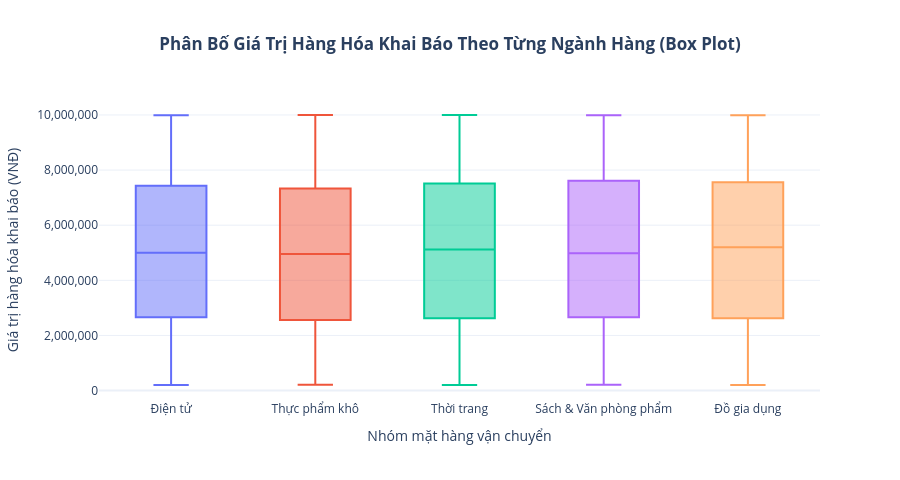

Notebook cell for this chart:
### Code cell
# Biểu đồ 4.2: Phân Bố Giá Trị Hàng Hóa Theo 5 Ngành Hàng (Box Plot Giữ Trọn Hover Stats)
fig4_2 = px.box(
    df,
    x="Mặt Hàng",
    y="Giá Trị (VNĐ)",
    color="Mặt Hàng",
    title="<b>Phân Bố Giá Trị Hàng Hóa Khai Báo Theo Từng Ngành Hàng (Box Plot)</b>",
    template=PLOTLY_TEMPLATE,
    points=False  # Giữ hộp sắc nét, không bị nhiễu bởi 10.000 điểm phân tán
)
fig4_2.update_layout(
    title_x=0.5,
    height=480,
    showlegend=False,
    xaxis=dict(title="Nhóm mặt hàng vận chuyển"),
    yaxis=dict(title="Giá trị hàng hóa khai báo (VNĐ)", tickformat=",.0f", showgrid=True)
)
fig4_2.show()

### Figure 1 — Plotly figure (JSON) as saved in the notebook; plotly's stock layout.template omitted (floating-point values rounded to 4 significant figures; data arrays with more than 128 entries replaced by an {"elided": "..."} marker saying what was removed)
{"data": [{"alignmentgroup": "True", "boxpoints": false, "hovertemplate": "Mặt Hàng=%{x}<br>Giá Trị (VNĐ)=%{y}<extra></extra>", "legendgroup": "Điện tử", "marker": {"color": "#636efa"}, "name": "Điện tử", "notched": false, "offsetgroup": "Điện tử", "orientation": "v", "showlegend": true, "type": "box", "x": {"elided": "1956 str values"}, "x0": " ", "xaxis": "x", "y": {"elided": "1956 int values"}, "y0": " ", "yaxis": "y"}, {"alignmentgroup": "True", "boxpoints": false, "hovertemplate": "Mặt Hàng=%{x}<br>Giá Trị (VNĐ)=%{y}<extra></extra>", "legendgroup": "Thực phẩm khô", "marker": {"color": "#EF553B"}, "name": "Thực phẩm khô", "notched": false, "offsetgroup": "Thực phẩm khô", "orientation": "v", "showlegend": true, "type": "box", "x": {"elided": "2039 str values"}, "x0": " ", "xaxis": "x", "y": {"elided": "2039 int values"}, "y0": " ", "yaxis": "y"}, {"alignmentgroup": "True", "boxpoints": false, "hovertemplate": "Mặt Hàng=%{x}<br>Giá Trị (VNĐ)=%{y}<extra></extra>", "legendgroup": "Thời trang", "marker": {"color": "#00cc96"}, "name": "Thời trang", "notched": false, "offsetgroup": "Thời trang", "orientation": "v", "showlegend": true, "type": "box", "x": {"elided": "1963 str values"}, "x0": " ", "xaxis": "x", "y": {"elided": "1963 int values"}, "y0": " ", "yaxis": "y"}, {"alignmentgroup": "True", "boxpoints": false, "hovertemplate": "Mặt Hàng=%{x}<br>Giá Trị (VNĐ)=%{y}<extra></extra>", "legendgroup": "Sách & Văn phòng phẩm", "marker": {"color": "#ab63fa"}, "name": "Sách & Văn phòng phẩm", "notched": false, "offsetgroup": "Sách & Văn phòng phẩm", "orientation": "v", "showlegend": true, "type": "box", "x": {"elided": "2009 str values"}, "x0": " ", "xaxis": "x", "y": {"elided": "2009 int values"}, "y0": " ", "yaxis": "y"}, {"alignmentgroup": "True", "boxpoints": false, "hovertemplate": "Mặt Hàng=%{x}<br>Giá Trị (VNĐ)=%{y}<extra></extra>", "legendgroup": "Đồ gia dụng", "marker": {"color": "#FFA15A"}, "name": "Đồ gia dụng", "notched": false, "offsetgroup": "Đồ gia dụng", "orientation": "v", "showlegend": true, "type": "box", "x": {"elided": "2033 str values"}, "x0": " ", "xaxis": "x", "y": {"elided": "2033 int values"}, "y0": " ", "yaxis": "y"}], "layout": {"boxmode": "overlay", "height": 480, "legend": {"title": {"text": "Mặt Hàng"}, "tracegroupgap": 0}, "showlegend": false, "title": {"text": "<b>Phân Bố Giá Trị Hàng Hóa Khai Báo Theo Từng Ngành Hàng (Box Plot)</b>", "x": 0.5}, "xaxis": {"anchor": "y", "categoryarray": ["Điện tử", "Thực phẩm khô", "Thời trang", "Sách & Văn phòng phẩm", "Đồ gia dụng"], "categoryorder": "array", "domain": [0.0, 1.0], "title": {"text": "Nhóm mặt hàng vận chuyển"}}, "yaxis": {"anchor": "x", "domain": [0.0, 1.0], "showgrid": true, "tickformat": ",.0f", "title": {"text": "Giá trị hàng hóa khai báo (VNĐ)"}}}}
